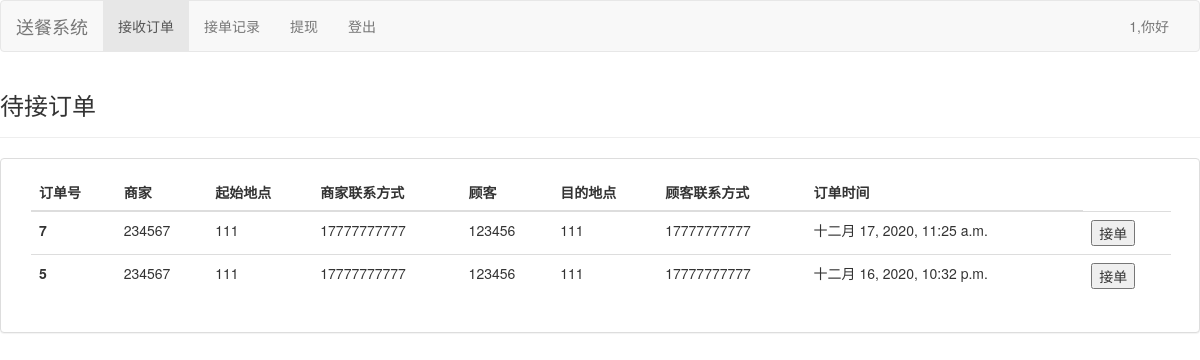
The page /DispatcherSystem/ (signed in) on the database its author committed.
### cmdb/models.py (models this page shows)
class Order(models.Model):
    _choice=[
        ('待支付','顾客已下单，未支付'),
        ('已支付','顾客已下单，已支付'),
        ('制作中','商家已接单'),
        ('配送中','配送员已接餐'),
        ('已完成','顾客已接餐'),
        ('已评价','顾客已接餐'),
    ]
    orderID = models.BigAutoField(primary_key=True,editable=False,verbose_name="订单号")
    createTime = models.DateTimeField(auto_created=True, auto_now=True, auto_now_add=False,verbose_name="生成时间")
    CustomerID = models.ForeignKey(Usr, verbose_name="顾客ID", on_delete=models.SET_NULL,related_name='CustomerID',null=True)
    MerchantID = models.ForeignKey(Usr, verbose_name="商家ID", on_delete=models.SET_NULL,related_name='MerchantID',null=True)
    DispatcherID = models.ForeignKey(Usr, verbose_name="送餐员ID", on_delete=models.SET_NULL,related_name='DispatcherID',null=True)
    itemID = models.ForeignKey(Menu,verbose_name='餐品号',on_delete=models.SET_NULL,null=True)
    stage = models.CharField(choices=_choice,null=False,max_length=20,verbose_name='订单状态')
    commentMerchant = models.TextField(verbose_name="餐品评价")
    commentDispatcher = models.TextField(verbose_name="配送评价")
    class Meta:
        db_table = "Order"
        verbose_name = "订单数据表"
        ordering = ['-orderID']
    pass

class Usr(models.Model):
    _stage=[
        ('Customer','顾客'),
        ('Merchant','商家'),
        ('Dispacher','送餐员'),
    ]
    ID = models.CharField(primary_key=True,max_length=20,verbose_name="账号")
    password = models.CharField(null=False,max_length=20,verbose_name="密码")
    location = models.CharField(max_length=50,verbose_name="地址")
    phoneNumber = models.CharField(max_length=50,verbose_name="电话号码")
    email = models.EmailField(verbose_name="邮箱")
    stage = models.CharField(choices=_stage,max_length=20,verbose_name="身份")
    lastLoginTime = models.DateTimeField(auto_now_add=True,blank=False,editable=False,verbose_name="最后登录时间")
    class Meta:
        db_table = "Usr"
        verbose_name = "用户数据表"
        ordering = ['-lastLoginTime']
    pass

### DispatcherSystem/views.py (the view)
# urls.py: path('', views.base_view, name = "base"),# 顾客服务系统
def base_view(request):
    orders = Order.objects.filter(stage='制作中') | Order.objects.filter(stage='配送中')
    return render(request,'D/base_view.html',{'orders':orders,'user_id':request.session['user_id']})

### Templates/D/base_view.html
 {% extends '../main.html' %} {% block title %} 送餐员首页 {% endblock title %}{% block brand %}
<a class="navbar-brand" href="/DispatcherSystem/">送餐系统</a> {% endblock brand %} {% block navigate %}
<li class="active"><a href="/DispatcherSystem/">接收订单 <span class="sr-only">(current)</span></a></li>
<li><a href="/DispatcherSystem/history/">接单记录</a></li>
<li><a href="/DispatcherSystem/getCash/">提现</a></li>
{% endblock navigate %} {% block tableName %}待接订单 {% endblock tableName %} {% block tableBody %}
<table class="table">
    <thead>
        <tr>
            <th scope="col">订单号</th>
            <th scope="col">商家</th>
            <th scope="col">起始地点</th>
            <th scope="col">商家联系方式</th>
            <th scope="col">顾客</th>
            <th scope="col">目的地点</th>
            <th scope="col">顾客联系方式</th>
            <th scope="col">订单时间</th>
        </tr>
    </thead>
    <tbody>
        {% for order in orders %}
        <form action="/DispatcherSystem/order/{{order.orderID}}/" method="GET">
            <tr>
                <th scope="row">{{order.orderID|default:"Null"}}</th>
                <td>{{order.MerchantID.ID|default:"Null"}}</td>
                <td>{{order.MerchantID.location|default:"Null"}}</td>
                <td>{{order.MerchantID.phoneNumber|default:"Null"}}</td>
                <td>{{order.CustomerID.ID|default:"Null"}}</td>
                <td>{{order.CustomerID.location|default:"Null"}}</td>
                <td>{{order.CustomerID.phoneNumber|default:"Null"}}</td>
                <td>{{order.createTime|default:"Null"}}</td>
                {% if order.stage == "制作中" %}
                <td><button type="submit">接单</button></td>
                {% elif order.stage == "配送中" %}
                <td><button type="button" disabled="disabled">配送中</button></td>
                {% endif %}
            </tr>
        </form>
    </tbody>
    {% empty %}
    <p>暂无可接收订单..</p>
    {% endfor %} {% endblock tableBody %}

### rows shown on the page
Order: orderID "7", MerchantID.ID "234567", MerchantID.location "111", MerchantID.phoneNumber "17777777777", CustomerID.ID "123456", CustomerID.location "111", CustomerID.phoneNumber "17777777777", createTime "十二月 17, 2020, 11:25 a.m.", stage "接单"
Order: orderID "5", MerchantID.ID "234567", MerchantID.location "111", MerchantID.phoneNumber "17777777777", CustomerID.ID "123456", CustomerID.location "111", CustomerID.phoneNumber "17777777777", createTime "十二月 16, 2020, 10:32 p.m.", stage "接单"

### other values the page prints
{{ user_id }} "1"
